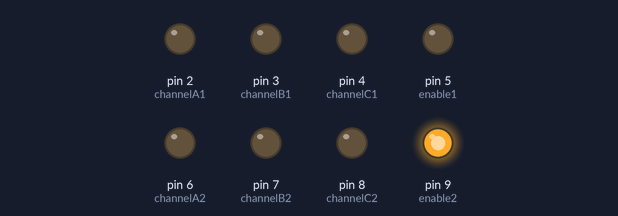
Bench run of a sketch on a simulated Arduino Uno, built with avr-gcc and run on an emulated ATmega328P. Parts: output pins drawn as LEDs (lit = HIGH).

Above: at 0.2 s.
At 1.2 s:
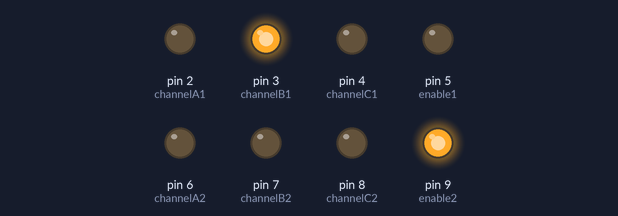
At 2.2 s:
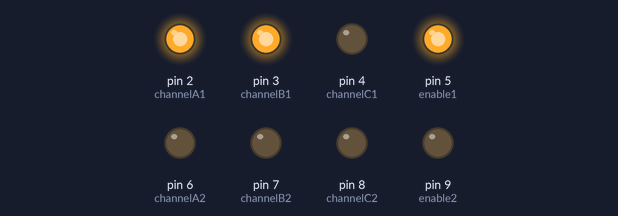
At 4.7 s:
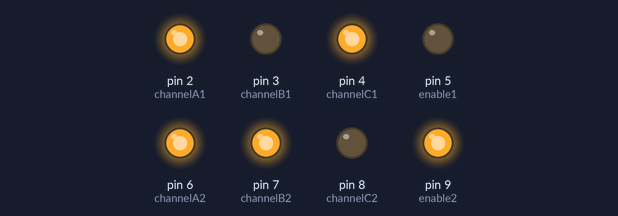
At 7.2 s:
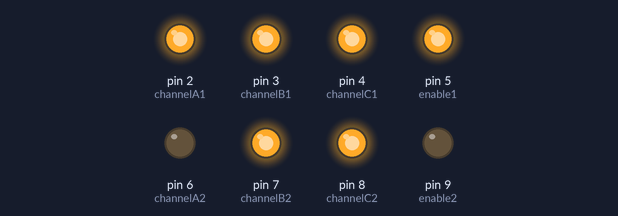
At 9.7 s:
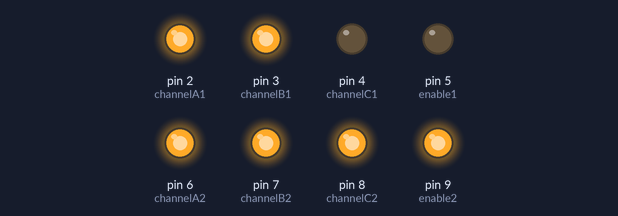
Timing chart, 0 to 10.4 s (numbered marks = the images above):
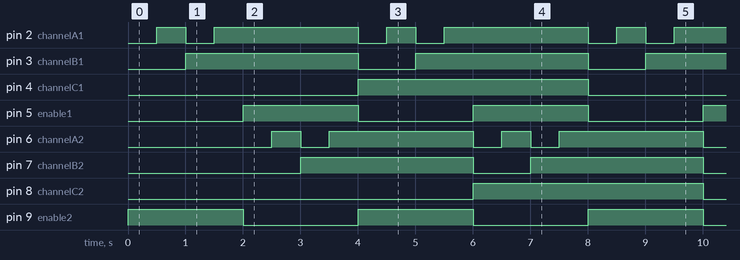

The sketch:

double_mux_tester.ino.ino
```cpp
const int channelA1 = 2;
const int channelB1 = 3;
const int channelC1 = 4;
const int enable1   = 5;

const int channelA2 = 6;
const int channelB2 = 7;
const int channelC2 = 8;
const int enable2   = 9;

const int button1   = 10;
const int button2   = 11;
const int button3   = 12;
const int button4   = 13;
int Led;


void setup() {
  // put your setup code here, to run once:
  Serial.begin(9600);
  for (int x = 0; x < 10; x++) {
    pinMode(x, OUTPUT);
  }
}
void loop() {
  digitalWrite(enable1, HIGH);
  digitalWrite(enable2, HIGH);

  for (int Led = 0; Led < 4; Led++) {
    digitalWrite(enable2, HIGH);
    binarysignal2(Led);
    delay(500);
  }

  for (int Led = 0; Led < 4; Led++) {
    digitalWrite(enable1, HIGH);
    binarysignal1(Led);
    delay(500);
  }

  for (int Led = 4; Led < 8; Led++) {
    digitalWrite(enable2, HIGH);
    binarysignal2(Led);
    delay(500);
  }

  for (int Led = 4; Led < 8; Led++) {
    digitalWrite(enable1, HIGH);
    binarysignal1(Led);
    delay(500);

  }
}

void binarysignal1 (int lednum) {
  int A, B, C;

  A = lednum % 2;
  lednum = lednum / 2;
  B = lednum % 2;
  lednum = lednum / 2;
  C = lednum % 2;

  digitalWrite (enable2, LOW);
  if (A == 0) {
    digitalWrite(channelA2, LOW);
  }
  else {
    digitalWrite(channelA2, HIGH);
  }
  if (B == 0) {
    digitalWrite(channelB2, LOW);
  }
  else {
    digitalWrite(channelB2, HIGH);
  }
  if (C == 0) {
    digitalWrite(channelC2, LOW);
  }
  else {
    digitalWrite(channelC2, HIGH);
  }
}

void binarysignal2 (int lednum) {
  int A, B, C;

  A = lednum % 2;
  lednum = lednum / 2;
  B = lednum % 2;
  lednum = lednum / 2;
  C = lednum % 2;

  digitalWrite (enable1, LOW);
  if (A == 0) {
    digitalWrite(channelA1, LOW);
  }
  else {
    digitalWrite(channelA1, HIGH);
  }
  if (B == 0) {
    digitalWrite(channelB1, LOW);
  }
  else {
    digitalWrite(channelB1, HIGH);
  }
  if (C == 0) {
    digitalWrite(channelC1, LOW);
  }
  else {
    digitalWrite(channelC1, HIGH);
  }
}
```

Measured:
- by itself, pin 2 (channelA1), pin 6 (channelA2): repeats every 4.0 s: LOW 0.50 s, HIGH 2.5 s, LOW 0.50 s, HIGH 0.50 s
- by itself, pin 3 (channelB1), pin 7 (channelB2): alternates HIGH for 3.0 s and LOW for 1.0 s
- by itself, pin 4 (channelC1), pin 8 (channelC2): alternates HIGH for 4.0 s and LOW for 4.0 s
- by itself, pin 5 (enable1), pin 9 (enable2): alternates HIGH for 2.0 s and LOW for 2.0 s
